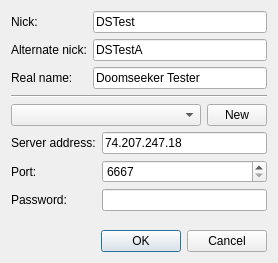
<?xml version="1.0" encoding="UTF-8"?>
<ui version="4.0">
 <class>IRCNetworkSelectionBox</class>
 <widget class="QDialog" name="IRCNetworkSelectionBox">
  <property name="geometry">
   <rect>
    <x>0</x>
    <y>0</y>
    <width>278</width>
    <height>263</height>
   </rect>
  </property>
  <property name="windowTitle">
   <string>Dialog</string>
  </property>
  <layout class="QVBoxLayout" name="verticalLayout">
   <item>
    <layout class="QFormLayout" name="formLayout">
     <property name="fieldGrowthPolicy">
      <enum>QFormLayout::ExpandingFieldsGrow</enum>
     </property>
     <item row="0" column="0">
      <widget class="QLabel" name="label">
       <property name="text">
        <string>Nick:</string>
       </property>
      </widget>
     </item>
     <item row="0" column="1">
      <widget class="QLineEdit" name="leNick">
       <property name="text">
        <string>DSTest</string>
       </property>
      </widget>
     </item>
     <item row="1" column="0">
      <widget class="QLabel" name="label_2">
       <property name="text">
        <string>Alternate nick:</string>
       </property>
      </widget>
     </item>
     <item row="1" column="1">
      <widget class="QLineEdit" name="leAlternateNick">
       <property name="text">
        <string>DSTestA</string>
       </property>
      </widget>
     </item>
     <item row="2" column="0">
      <widget class="QLabel" name="label_3">
       <property name="text">
        <string>Real name:</string>
       </property>
      </widget>
     </item>
     <item row="2" column="1">
      <widget class="QLineEdit" name="leRealName">
       <property name="text">
        <string>Doomseeker Tester</string>
       </property>
      </widget>
     </item>
    </layout>
   </item>
   <item>
    <widget class="Line" name="line">
     <property name="orientation">
      <enum>Qt::Horizontal</enum>
     </property>
    </widget>
   </item>
   <item>
    <layout class="QHBoxLayout" name="horizontalLayout">
     <item>
      <widget class="QComboBox" name="cboNetwork">
       <property name="sizePolicy">
        <sizepolicy hsizetype="Preferred" vsizetype="Fixed">
         <horstretch>0</horstretch>
         <verstretch>0</verstretch>
        </sizepolicy>
       </property>
      </widget>
     </item>
     <item>
      <widget class="QPushButton" name="btnNewNetwork">
       <property name="sizePolicy">
        <sizepolicy hsizetype="Maximum" vsizetype="Fixed">
         <horstretch>0</horstretch>
         <verstretch>0</verstretch>
        </sizepolicy>
       </property>
       <property name="maximumSize">
        <size>
         <width>60</width>
         <height>16777215</height>
        </size>
       </property>
       <property name="text">
        <string>New</string>
       </property>
       <property name="icon">
        <iconset resource="../../../../media/resources.qrc">
         <normaloff>:/icons/plus.png</normaloff>:/icons/plus.png</iconset>
       </property>
      </widget>
     </item>
    </layout>
   </item>
   <item>
    <layout class="QFormLayout" name="formLayout_2">
     <property name="fieldGrowthPolicy">
      <enum>QFormLayout::AllNonFixedFieldsGrow</enum>
     </property>
     <item row="0" column="0">
      <widget class="QLabel" name="label_4">
       <property name="text">
        <string>Server address:</string>
       </property>
      </widget>
     </item>
     <item row="0" column="1">
      <widget class="QLineEdit" name="leServerAddress">
       <property name="text">
        <string>74.207.247.18</string>
       </property>
      </widget>
     </item>
     <item row="1" column="0">
      <widget class="QLabel" name="label_5">
       <property name="text">
        <string>Port:</string>
       </property>
      </widget>
     </item>
     <item row="1" column="1">
      <widget class="QSpinBox" name="spinPort">
       <property name="minimum">
        <number>6667</number>
       </property>
       <property name="maximum">
        <number>65535</number>
       </property>
      </widget>
     </item>
     <item row="2" column="0">
      <widget class="QLabel" name="label_6">
       <property name="text">
        <string>Password:</string>
       </property>
      </widget>
     </item>
     <item row="2" column="1">
      <widget class="QLineEdit" name="lePassword">
       <property name="echoMode">
        <enum>QLineEdit::Password</enum>
       </property>
      </widget>
     </item>
    </layout>
   </item>
   <item>
    <spacer name="verticalSpacer">
     <property name="orientation">
      <enum>Qt::Vertical</enum>
     </property>
     <property name="sizeHint" stdset="0">
      <size>
       <width>20</width>
       <height>40</height>
      </size>
     </property>
    </spacer>
   </item>
   <item>
    <widget class="QDialogButtonBox" name="buttonBox">
     <property name="orientation">
      <enum>Qt::Horizontal</enum>
     </property>
     <property name="standardButtons">
      <set>QDialogButtonBox::Cancel|QDialogButtonBox::Ok</set>
     </property>
    </widget>
   </item>
  </layout>
 </widget>
 <resources>
  <include location="../../../../media/resources.qrc"/>
 </resources>
 <connections>
  <connection>
   <sender>buttonBox</sender>
   <signal>accepted()</signal>
   <receiver>IRCNetworkSelectionBox</receiver>
   <slot>accept()</slot>
   <hints>
    <hint type="sourcelabel">
     <x>248</x>
     <y>254</y>
    </hint>
    <hint type="destinationlabel">
     <x>157</x>
     <y>274</y>
    </hint>
   </hints>
  </connection>
  <connection>
   <sender>buttonBox</sender>
   <signal>rejected()</signal>
   <receiver>IRCNetworkSelectionBox</receiver>
   <slot>reject()</slot>
   <hints>
    <hint type="sourcelabel">
     <x>316</x>
     <y>260</y>
    </hint>
    <hint type="destinationlabel">
     <x>286</x>
     <y>274</y>
    </hint>
   </hints>
  </connection>
 </connections>
</ui>
